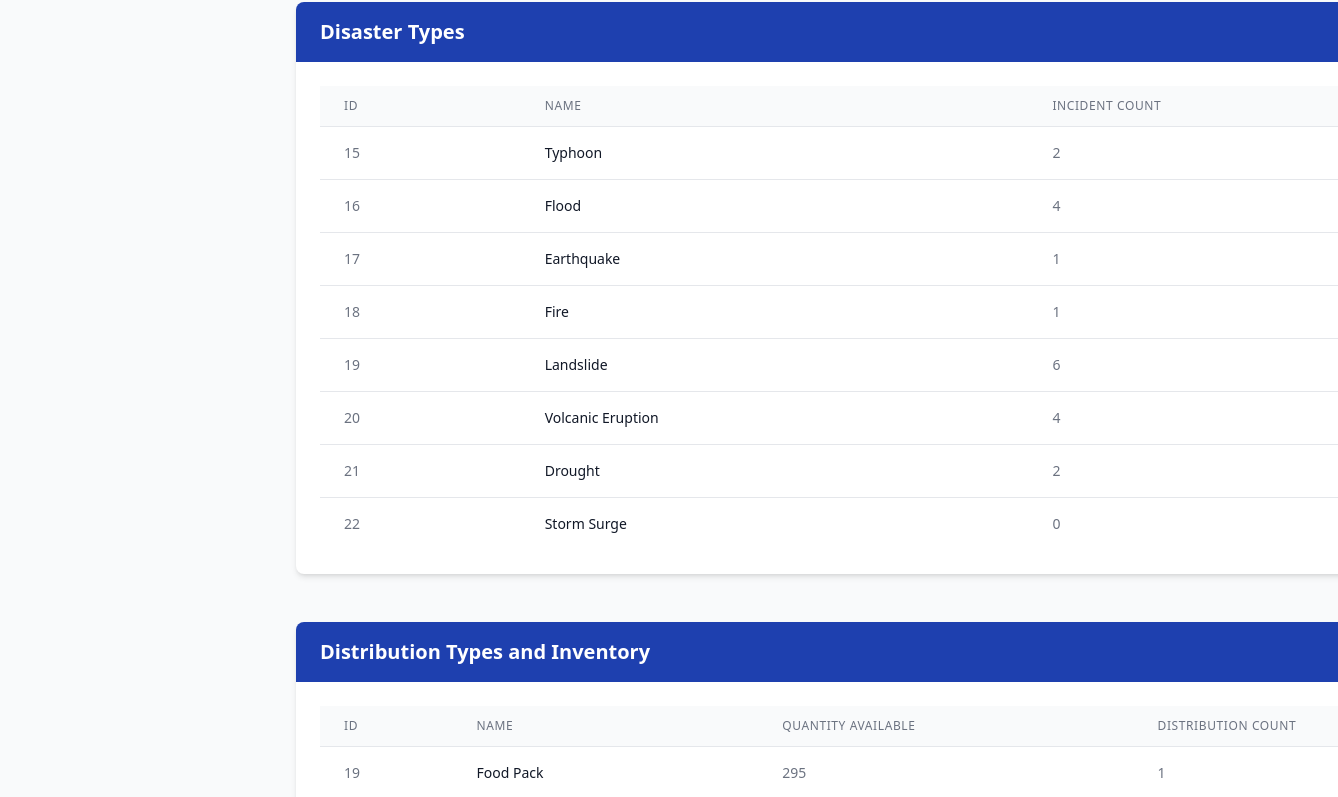
The app's page /comprehensive-data/ (signed in, middle part), older data.
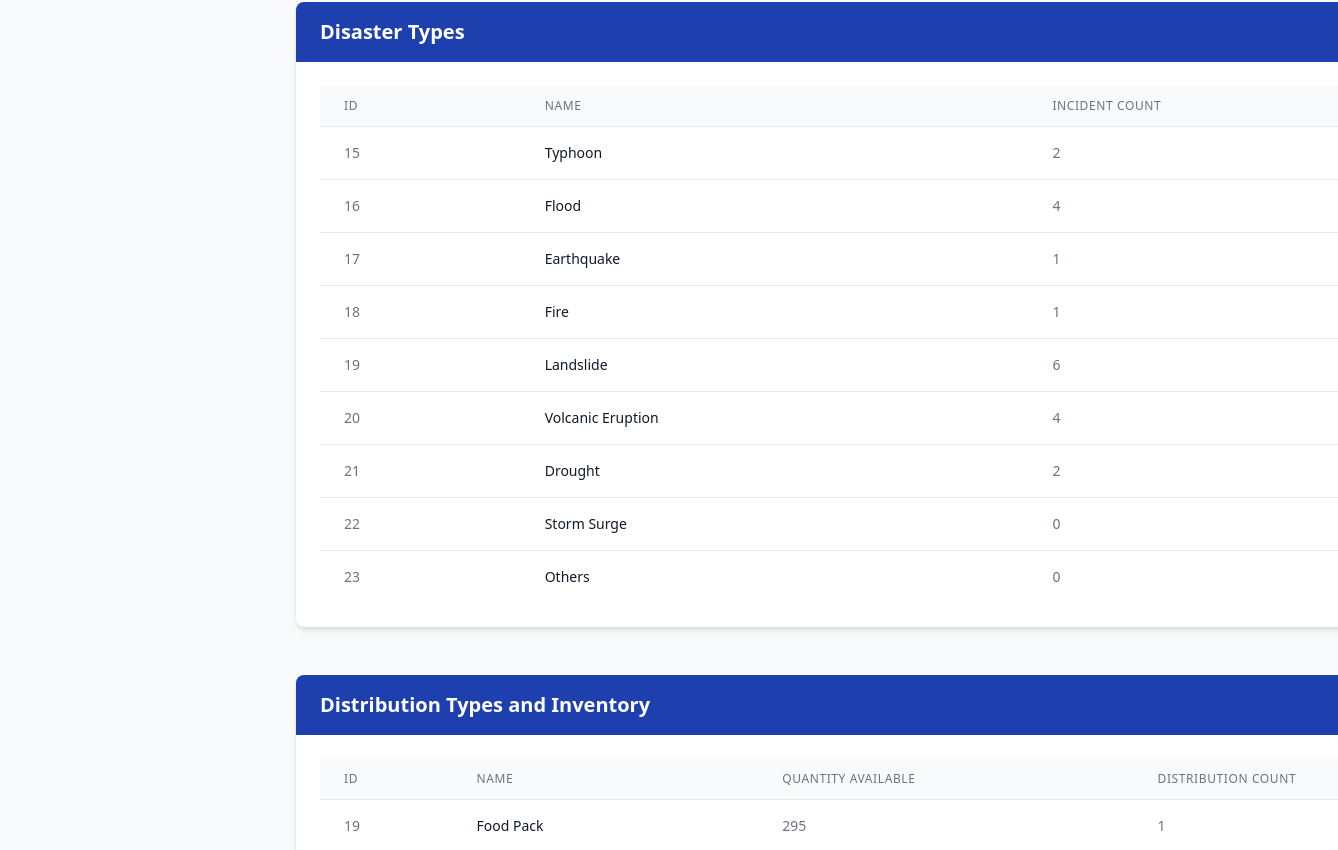
The same page, newer data.
### disaster_aid/models.py (models this page shows, shortened)
class DisasterType(models.Model):
    name = models.CharField(max_length=100)

class DistributionType(models.Model):
    name = models.CharField(max_length=100)

class Inventory(models.Model):
    item = models.OneToOneField(DistributionType, on_delete=models.CASCADE)
    quantity_available = models.PositiveIntegerField(default=0)

### disaster_aid/views.py (the view)
# urls.py: path('comprehensive-data/', comprehensive_view, name='comprehensive_view'),
@login_required
def comprehensive_view(request):
    if not request.user.is_staff:
        messages.error(request, "You do not have permission to access this page.")
        return redirect('dashboard')
    municipalities = Municipality.objects.all().prefetch_related('barangays')
    disaster_types = DisasterType.objects.all()
    distribution_types = DistributionType.objects.all().select_related('inventory')
    evacuation_centers = EvacuationCenter.objects.all().select_related('barangay', 'manager')
    incidents = IncidentReport.objects.all().select_related('reporter', 'disaster_type', 'barangay')
    alerts = DisasterAlert.objects.all().select_related('created_by')
    context = {
        'municipalities': municipalities,
        'disaster_types': disaster_types,
        'distribution_types': distribution_types,
        'evacuation_centers': evacuation_centers,
        'incidents': incidents,
        'alerts': alerts,
    }
    return render(request, 'admin/comprehensive_view.html', context)

### templates/admin/comprehensive_view.html (shortened to what the changed rows need)
{% extends 'base.html' %}
{% block content %}
<div class="container mx-auto px-4 py-8">
    <div class="mb-12 bg-white rounded-lg shadow-md overflow-hidden">
        <div class="px-6 py-4 bg-primary text-white">
            <h2 class="text-xl font-semibold">Disaster Types</h2>
        </div>
        <div class="p-6">
            <div class="overflow-x-auto">
                <table class="min-w-full divide-y divide-gray-200">
                    <thead class="bg-gray-50">
                        <tr>
                            <th scope="col" class="px-6 py-3 text-left text-xs font-medium text-gray-500 uppercase tracking-wider">ID</th>
                            <th scope="col" class="px-6 py-3 text-left text-xs font-medium text-gray-500 uppercase tracking-wider">Name</th>
                            <th scope="col" class="px-6 py-3 text-left text-xs font-medium text-gray-500 uppercase tracking-wider">Incident Count</th>
                        </tr>
                    </thead>
                    <tbody class="bg-white divide-y divide-gray-200">
                        {% for disaster_type in disaster_types %}
                        <tr>
                            <td class="px-6 py-4 whitespace-nowrap">
                                <div class="text-sm text-gray-500">{{ disaster_type.id }}</div>
                            </td>
                            <td class="px-6 py-4 whitespace-nowrap">
                                <div class="text-sm font-medium text-gray-900">{{ disaster_type.name }}</div>
                            </td>
                            <td class="px-6 py-4 whitespace-nowrap">
                                <div class="text-sm text-gray-500">{{ disaster_type.incidentreport_set.count }}</div>
                            </td>
                        </tr>
                        {% empty %}
                        <tr>
                            <td colspan="3" class="px-6 py-4 text-center text-sm text-gray-500">No disaster types found</td>
                        </tr>
                        {% endfor %}
                    </tbody>
                </table>
            </div>
        </div>
    </div>
    <div class="mb-12 bg-white rounded-lg shadow-md overflow-hidden">
        <div class="px-6 py-4 bg-primary text-white">
            <h2 class="text-xl font-semibold">Distribution Types and Inventory</h2>
        </div>
        <div class="p-6">
            <div class="overflow-x-auto">
                <table class="min-w-full divide-y divide-gray-200">
                    <thead class="bg-gray-50">
                        <tr>
                            <th scope="col" class="px-6 py-3 text-left text-xs font-medium text-gray-500 uppercase tracking-wider">ID</th>
                            <th scope="col" class="px-6 py-3 text-left text-xs font-medium text-gray-500 uppercase tracking-wider">Name</th>
                            <th scope="col" class="px-6 py-3 text-left text-xs font-medium text-gray-500 uppercase tracking-wider">Quantity Available</th>
                            <th scope="col" class="px-6 py-3 text-left text-xs font-medium text-gray-500 uppercase tracking-wider">Distribution Count</th>
                        </tr>
                    </thead>
                    <tbody class="bg-white divide-y divide-gray-200">
                        {% for distribution_type in distribution_types %}
                        <tr>
                            <td class="px-6 py-4 whitespace-nowrap">
                                <div class="text-sm text-gray-500">{{ distribution_type.id }}</div>
                            </td>
                            <td class="px-6 py-4 whitespace-nowrap">
                                <div class="text-sm font-medium text-gray-900">{{ distribution_type.name }}</div>
                            </td>
                            <td class="px-6 py-4 whitespace-nowrap">
                                <div class="text-sm text-gray-500">
                                    {% if distribution_type.inventory %}
                                        {{ distribution_type.inventory.quantity_available }}
                                    {% else %}
                                        Not in inventory
                                    {% endif %}
                                </div>
                            </td>
                            <td class="px-6 py-4 whitespace-nowrap">
                                <div class="text-sm text-gray-500">{{ distribution_type.incidentdistribution_set.count }}</div>
                            </td>
                        </tr>
                        {% empty %}
                        <tr>
                            <td colspan="4" class="px-6 py-4 text-center text-sm text-gray-500">No distribution types found</td>
                        </tr>
                        {% endfor %}
                    </tbody>
                </table>
            </div>
        </div>
    </div>
</div>
{% endblock %}

Row changes from the older to the newer data that the page shows:
added DisasterType: id "23", name "Others", incidentreport_set.count "0"
